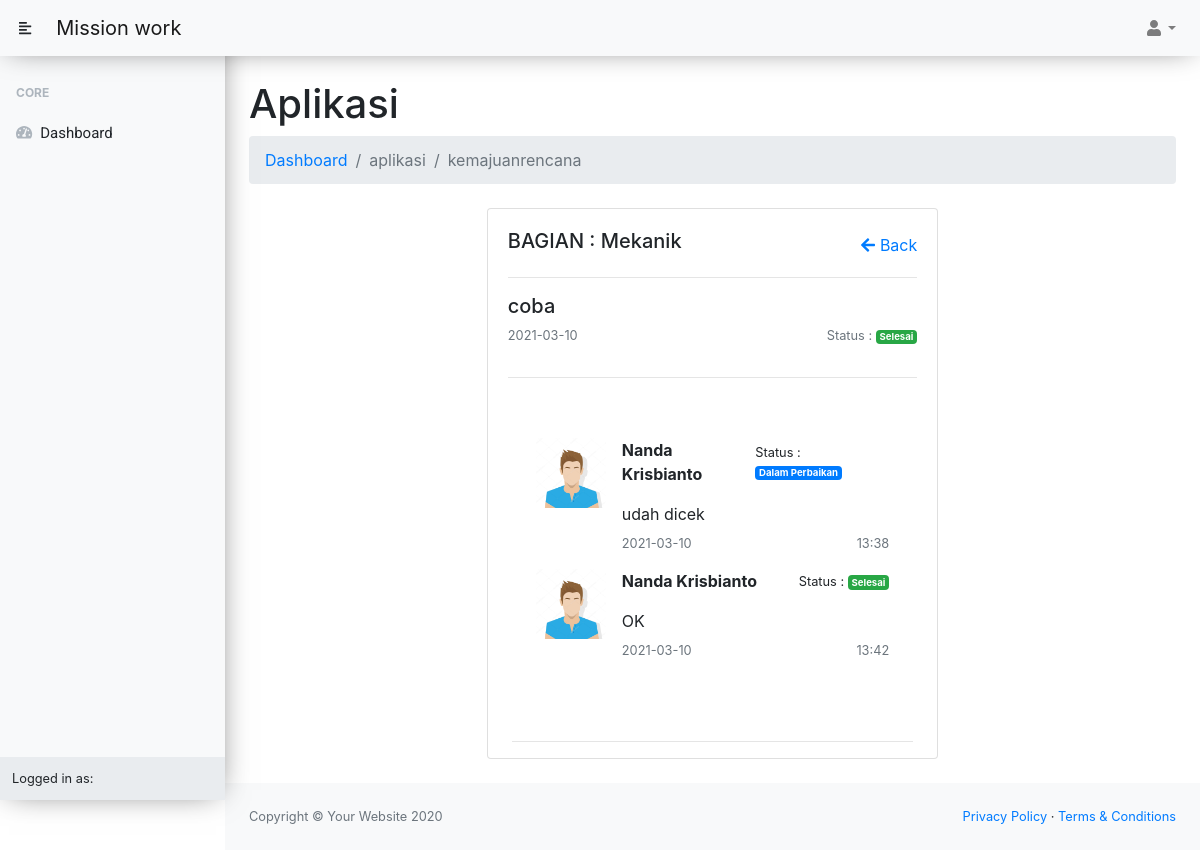
The app's page /aplikasi/kemajuanrencana/view/19 with its own data.
### tables this page shows
CREATE TABLE `rencana` (
  `id` int(11) NOT NULL,
  `tanggal` date NOT NULL,
  `rencana` text NOT NULL,
  `bagian` varchar(150) NOT NULL,
  `urgensi` varchar(250) NOT NULL,
  `status` varchar(200) NOT NULL
);

CREATE TABLE `kemajuan_rencana` (
  `id` int(11) NOT NULL,
  `id_rencana` int(11) NOT NULL,
  `tanggal` date NOT NULL,
  `jam` varchar(50) NOT NULL,
  `pelaksana` varchar(128) NOT NULL,
  `kemajuan` text NOT NULL,
  `status` varchar(50) NOT NULL
);

### application/controllers/aplikasi/KemajuanRencana.php (called while the page is built, shortened)
<?php
class KemajuanRencana extends CI_Controller
{
    public function __construct()
    {
        $this->load->library('form_validation');
        $this->load->model('aplikasi/Kemajuan_rencana_model');
        $this->load->model('aplikasi/rencana_model');
    }
    public function view($id)
    {
        $data['kemajuan'] = $this->Kemajuan_rencana_model->get($id);
        $data['rencana'] = $this->rencana_model->getById($id);
        $this->load->view('aplikasi/kemajuanrencana/read', $data);
    }
}

### index.php (called while the page is built, shortened)
<?php
require_once BASEPATH.'core/CodeIgniter.php';

### application/models/aplikasi/Rencana_model.php (called while the page is built, shortened)
<?php
class Rencana_model extends CI_Model
{
    public function getById($id)
    {
        return $this->db->get_where('rencana', ['id' => $id])->row();
    }
}

### application/models/aplikasi/Kemajuan_rencana_model.php (called while the page is built, shortened)
<?php
class Kemajuan_rencana_model extends CI_Model
{
    public function get($id)
    {
        return $this->db->get_where('kemajuan_rencana', ['id_rencana' => $id])->result();
    }
}

### application/views/aplikasi/kemajuanrencana/read.php (the view, shortened to what this page needs)
<?php
$this->load->view('templates/admin/head');
$this->load->view('templates/admin/topbar');
$this->load->view('templates/admin/sidebar');
$this->load->view('templates/admin/breadcrumb');
?>
<div class="row justify-content-center">
    <div class="col-12 col-xs-12 col-md-6 ">
        <div class="card mb-4">
            <div class="card-body">
                <div class="d-flex align-items-center justify-content-between">
                    <h5>BAGIAN : <?= $rencana->bagian; ?></h5>
                    <a href="<?= base_url('aplikasi/rencana/read/') ?>"><i class="fa fa-arrow-left"></i> Back</a>
                </div>
                <hr>
                <h5><?= $rencana->rencana; ?></h5>
                <div class="text-secondary d-flex align-items-center justify-content-between">
                    <p class="small"><?= $rencana->tanggal; ?></p>
                    <p class="small">Status : <span class="badge <?= $rencana->status == 'Selesai' ? 'badge-success' : 'badge-primary' ?>"><?= $rencana->status; ?></span></p>
                </div>
                <hr>
            </div>
            <div class="container">
                <?php if (empty($kemajuan)) : ?>
                    <div class="alert alert-danger" role="alert">
                        Belum ada laporan kemajuan !
                    </div>
                <?php else : ?>
                    <ul class="list-unstyled p-2">
                        <?php foreach ($kemajuan as $data) : ?>
                            <li class="media m-3">
                                <img src="<?= base_url('assets/img/default.jpg') ?>" class="align-self-start mr-3" alt="..." style="width: 70px">
                                <div class="media-body">
                                    <div class="d-flex align-items-center justify-content-between">
                                        <p><b><?= $data->pelaksana ?></b></p>
                                        <p class="small">Status : <span class="badge  <?= $data->status == 'Selesai' ? 'badge-success' : 'badge-primary' ?>"><?= $data->status ?></span></p>
                                    </div>
                                    <?= $data->kemajuan; ?>
                                    <div class="pt-2 text-secondary d-flex align-items-center justify-content-between">
                                        <div class="small"><?= $data->tanggal ?></div>
                                        <div class="small"><?= $data->jam ?></div>
                                    </div>
                                </div>
                            </li>
                        <?php endforeach; ?>
                    </ul>
                <?php endif; ?>
                <br />
                <hr>
            </div>
        </div>
    </div>
</div>
<?php $this->load->view('templates/admin/footer'); ?>

### application/views/templates/admin/head.php (shortened to what this page needs)
<!DOCTYPE html>
<html lang="en">
<head>
    <link href="<?= base_url('assets/admin/') ?>css/styles.css" rel="stylesheet" />
    <link href="<?= base_url('assets/admin/') ?>css/custom.css" rel="stylesheet" />
    <link href="https://cdn.datatables.net/1.10.20/css/dataTables.bootstrap4.min.css" rel="stylesheet" />
</head>

### application/views/templates/admin/topbar.php (shortened to what this page needs)
<body class="sb-nav-fixed">
    <nav class="sb-topnav navbar nav-shadow navbar-expand navbar-light bg-light">
        <button style="margin-left:10px;" class="btn btn-link btn-sm order-1 order-lg-0" id="sidebarToggle" href="#"><i class="fas fa-align-left"></i></button>
        <a class="navbar-brand" href="index.html">Mission work</a>
        <ul class="navbar-nav ml-auto ml-md-0">
            <li class="nav-item dropdown">
                <a class="nav-link dropdown-toggle" id="userDropdown" href="#" role="button" data-toggle="dropdown" aria-haspopup="true" aria-expanded="false"><i class="fas fa-user fa-fw"></i></a>
            </li>
        </ul>
    </nav>

### application/views/templates/admin/sidebar.php (shortened to what this page needs)
<div id="layoutSidenav">
    <div id="layoutSidenav_nav">
        <nav class="sb-sidenav accordion sb-sidenav-light sidebar-shadow" id="sidenavAccordion">
            <div class="sb-sidenav-menu">
                <div class="nav">
                    <div class="sb-sidenav-menu-heading">Core</div>
                    <a class="nav-link" href="<?= base_url('aplikasi') ?>">
                        <div class="sb-nav-link-icon"><i class="fa fa-tachometer-alt"></i></div> Dashboard
                    </a>
                </div>
            </div>
            <div class="sb-sidenav-footer">
                <div class="small">Logged in as:</div>
            </div>
        </nav>
    </div>
    <div id="layoutSidenav_content">
        <main>
            <div class="container-fluid">

### application/views/templates/admin/breadcrumb.php
<h1 class="mt-4"><?= ucfirst($this->uri->segment(1)) ?></h1>
<ol class="breadcrumb mb-4">
    <li class="breadcrumb-item active"><a href="<?= base_url('aplikasi') ?>">Dashboard</a></li>
    <li class="breadcrumb-item active"><?= $this->uri->segment(1); ?></li>
    <li class="breadcrumb-item active"><?= $this->uri->segment(2); ?></li>
</ol>

### application/views/templates/admin/footer.php (shortened to what this page needs)
</div>
</main>
<footer class="py-4 bg-light mt-auto">
    <div class="container-fluid">
        <div class="d-flex align-items-center justify-content-between small">
            <div class="text-muted">Copyright &copy; Your Website 2020</div>
            <div>
                <a href="#">Privacy Policy</a>
                &middot;
                <a href="#">Terms &amp; Conditions</a>
            </div>
        </div>
    </div>
</footer>
</div>
</div>
</body>
</html>

### assets/admin/css/custom.css (style rules this page uses)
.nav-shadow { -webkit-box-shadow: 0px -1px 30px -9px rgba(0,0,0,0.65); -moz-box-shadow: 0px -1px 30px -9px rgba(0,0,0,0.65); box-shadow: 0px -1px 30px -9px rgba(0,0,0,0.65); }
.sidebar-shadow { -webkit-box-shadow: 0px -1px 30px -9px rgba(0,0,0,0.65); -moz-box-shadow: 0px -1px 30px -9px rgba(0,0,0,0.65); box-shadow: 0px -1px 30px -9px rgba(0,0,0,0.65); }
.sb-sidenav .sb-sidenav-menu .nav .nav-link { padding-top: 8px !important; padding-bottom: 8px !important; font-size: 15px; font-family: 'Roboto', sans-serif !important; }

### records on screen
rencana: bagian "Mekanik", rencana "coba", tanggal "2021-03-10", status "Selesai"
kemajuan_rencana: pelaksana "Nanda Krisbianto", status "Dalam Perbaikan", kemajuan "udah dicek", tanggal "2021-03-10", jam "13:38"
kemajuan_rencana: pelaksana "Nanda Krisbianto", status "Selesai", kemajuan "OK", tanggal "2021-03-10", jam "13:42"

### other values on screen
$this->uri->segment(1) "Aplikasi"
$this->uri->segment(1) "aplikasi"
$this->uri->segment(2) "kemajuanrencana"
